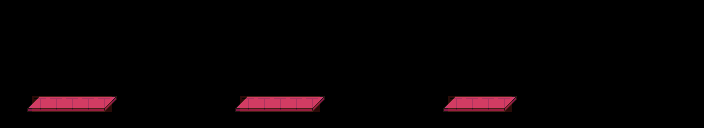

Below is a game level as drawn by its tile map, then a one-line description and the .tmx file that defines it, in full:
An orthogonal 44x8 tile map with 16x16 px tiles, 2 tile layers (platforms, collision) and 8 objects (tramp2, tramp1, tramp3, start, hit1, ...).

<map version="1.4" tiledversion="1.4.1" orientation="orthogonal" renderorder="right-down" width="44" height="8" tilewidth="16" tileheight="16" infinite="0" nextlayerid="7" nextobjectid="12">
 <tileset firstgid="1" name="tiles" tilewidth="16" tileheight="16" tilecount="192" columns="12">
  <image source="../../images/tilesets/tiles.png" width="192" height="256" />
 </tileset>
 <layer id="1" name="platforms" width="44" height="8">
  <data encoding="csv">
0,0,0,0,0,0,0,0,0,0,0,0,0,0,0,0,0,0,0,0,0,0,0,0,0,0,0,0,0,0,0,0,0,0,0,0,0,0,0,0,0,0,0,0,
0,0,0,0,0,0,0,0,0,0,0,0,0,0,0,0,0,0,0,0,0,0,0,0,0,0,0,0,0,0,0,0,0,0,0,0,0,0,0,0,0,0,0,0,
0,0,0,0,0,0,0,0,0,0,0,0,0,0,0,0,0,0,0,0,0,0,0,0,0,0,0,0,0,0,0,0,0,0,0,0,0,0,0,0,0,0,0,0,
0,0,0,0,0,0,0,0,0,0,0,0,0,0,0,0,0,0,0,0,0,0,0,0,0,0,0,0,0,0,0,0,0,0,0,0,0,0,0,0,0,0,0,0,
0,0,0,0,0,0,0,0,0,0,0,0,0,0,0,0,0,0,0,0,0,0,0,0,0,0,0,0,0,0,0,0,0,0,0,0,0,0,0,0,0,0,0,0,
0,0,0,0,0,0,0,0,0,0,0,0,0,0,0,0,0,0,0,0,0,0,0,0,0,0,0,0,0,0,0,0,0,0,0,0,0,0,0,0,0,0,0,0,
0,121,122,123,123,123,124,125,0,0,0,0,0,0,121,122,123,123,123,124,125,0,0,0,0,0,0,121,122,123,123,124,125,0,0,0,0,0,0,0,0,0,0,0,
0,0,0,0,0,0,0,0,0,0,0,0,0,0,0,0,0,0,0,0,0,0,0,0,0,0,0,0,0,0,0,0,0,0,0,0,0,0,0,0,0,0,0,0
</data>
 </layer>
 <layer id="2" name="collision" width="44" height="8" opacity="0.19">
  <data encoding="csv">
0,0,0,0,0,0,0,0,0,0,0,0,0,0,0,0,0,0,0,0,0,0,0,0,0,0,0,0,0,0,0,0,0,0,0,0,0,0,0,0,0,0,0,0,
0,0,0,0,0,0,0,0,0,0,0,0,0,0,0,0,0,0,0,0,0,0,0,0,0,0,0,0,0,0,0,0,0,0,0,0,0,0,0,0,0,0,0,0,
0,0,0,0,0,0,0,0,0,0,0,0,0,0,0,0,0,0,0,0,0,0,0,0,0,0,0,0,0,0,0,0,0,0,0,0,0,0,0,0,0,0,0,0,
0,0,0,0,0,0,0,0,0,0,0,0,0,0,0,0,0,0,0,0,0,0,0,0,0,0,0,0,0,0,0,0,0,0,0,0,0,0,0,0,0,0,0,0,
0,0,0,0,0,0,0,0,0,0,0,0,0,0,0,0,0,0,0,0,0,0,0,0,0,0,0,0,0,0,0,0,0,0,0,0,0,0,0,0,0,0,0,0,
0,0,0,0,0,0,0,0,0,0,0,0,0,0,0,0,0,0,0,0,0,0,0,0,0,0,0,0,0,0,0,0,0,0,0,0,0,0,0,0,0,0,0,0,
0,0,26,26,26,26,26,0,0,0,0,0,0,0,0,26,26,26,26,26,0,0,0,0,0,0,0,0,26,26,26,26,0,0,0,0,0,0,0,0,0,0,0,0,
0,0,0,0,0,0,0,0,0,0,0,0,0,0,0,0,0,0,0,0,0,0,0,0,0,0,0,0,0,0,0,0,0,0,0,0,0,0,0,0,0,0,0,0
</data>
 </layer>
 <objectgroup id="6" name="trampolines">
  <object id="6" name="tramp2" x="300" y="91">
   <point />
  </object>
  <object id="8" name="tramp1" x="91" y="91">
   <point />
  </object>
  <object id="11" name="tramp3" x="493" y="91">
   <point />
  </object>
 </objectgroup>
 <objectgroup id="3" name="start">
  <object id="1" name="start" x="56" y="80">
   <point />
  </object>
 </objectgroup>
 <objectgroup id="5" name="hits">
  <object id="2" name="hit1" x="340" y="64">
   <point />
  </object>
  <object id="7" name="hit2" x="208" y="64">
   <point />
  </object>
  <object id="9" name="hit3" x="474" y="64">
   <point />
  </object>
  <object id="10" name="hit4" x="652" y="104">
   <point />
  </object>
 </objectgroup>
</map>
